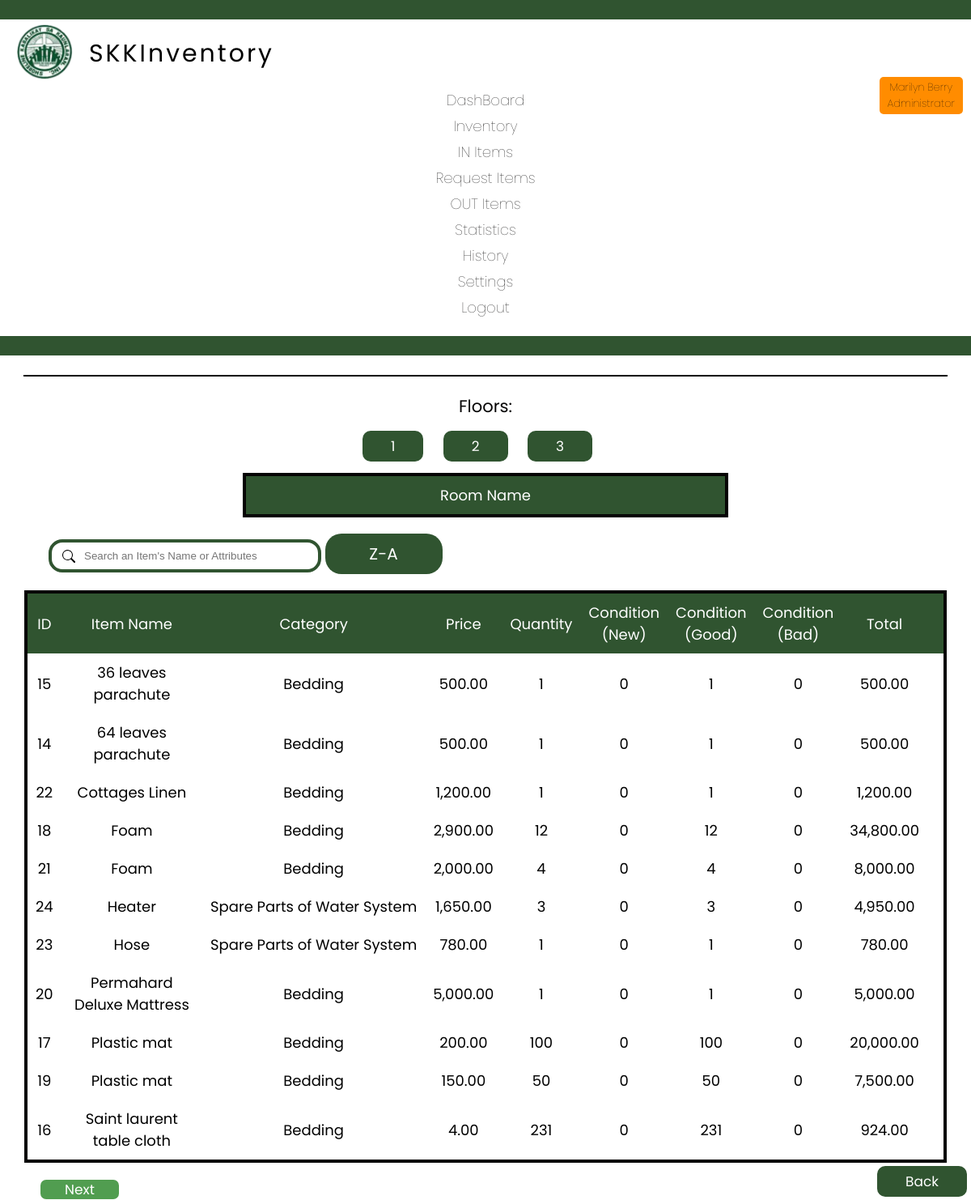
The app's page /room.php?building_id=0&floor=0&room=0&filter=true&order=ASC (signed in) with its own data.
### tables this page shows
CREATE TABLE `inventory` (
  `id` int(10) NOT NULL AUTO_INCREMENT,
  `product_name` varchar(100) NOT NULL,
  `category` varchar(30) NOT NULL,
  `price` int(20) NOT NULL,
  `unit` varchar(20) NOT NULL,
  `quantity` int(11) NOT NULL,
  `condition_new` int(10) NOT NULL,
  `condition_good` int(10) NOT NULL,
  `condition_bad` int(10) NOT NULL,
  `brand` varchar(50) NOT NULL,
  `color` varchar(20) NOT NULL,
  `size` varchar(20) NOT NULL,
  `shape` varchar(20) NOT NULL,
  `life` varchar(20) NOT NULL,
  `total` int(20) NOT NULL,
  `user` varchar(100) NOT NULL,
  `date` date NOT NULL,
  `building` int(20) NOT NULL,
  `floor` int(11) NOT NULL,
  `room` int(20) NOT NULL,
  `remarks` varchar(1000) NOT NULL,
  PRIMARY KEY (`id`)
);

### room.php (the view, shortened to what this page needs)
<?php
include 'connect.php';
$sql = "SELECT
            b.name AS building_name,
            GROUP_CONCAT(r.name ORDER BY r.name ASC SEPARATOR ', ') AS room_names
        FROM
            building b
        LEFT JOIN
            room r ON b.id = r.id_building
        WHERE
            b.id = ?
        GROUP BY
            b.id, b.name";
?>
<!DOCTYPE html>
<html lang="en">
<head>
    <link rel="stylesheet" type="text/css" href="css/inventory.css">
    <link rel="stylesheet" href="css/footer.css">
    <?php
    $username = $_SESSION['username'];
    if ($_SESSION['username']) {
        if ($username == 'superadmin1' || $username == 'superadmin2') {
            include 'header_superadmin.php';
        } else if ($username == 'admin') {
            include 'header_admin.php';
        } else {
            include 'header.php';
        }
    } else {
        header("Location: index.php");
    } ?>
</head>
<body>
    <hr class="dashhr">
    <h3 class="font edit">Floors:</h3>
    <div class="edit">
        <a class="back" style="text-decoration:none; margin-right:20px;" data-floor="1">1</a>
        <a class="back" style="text-decoration:none; margin-right:20px;" data-floor="2">2</a>
        <a class="back" style="text-decoration:none; margin-right:20px;" data-floor="3">3</a>
    </div>
    <table class="table2" border="1">
        <tr>
            <th>Room Name</th>
        </tr>
    </table>
    <table border="1">
        <tr>
            <th>ID</th>
            <th>Item Name</th>
            <th>Category</th>
            <th>Price</th>
            <th>Quantity</th>
            <th>Condition
                <br>(New)
            </th>
            <th>Condition
                <br>(Good)
            </th>
            <th>Condition
                <br>(Bad)
            </th>
            <th>Total</th>
            <th></th>
        </tr>
        <?php
        $building_id = isset($_GET['building_id']) ? $_GET['building_id'] : 0;
        $floor = isset($_GET['floor']) ? $_GET['floor'] : 0;
        $room = isset($_GET['room']) ? $_GET['room'] : 0;
        $search = isset($_GET['search']) ? $_GET['search'] : '';
        $recordsPerPage = 25;
        $page = isset($_GET['page1']) ? $_GET['page1'] : 1;
        $offset = ($page - 1) * $recordsPerPage;
        $searchTerms = explode(' ', $search);
        $searchConditions = array();
        foreach ($searchTerms as $term) {
            $term = mysqli_real_escape_string($conn, $term);
            $searchConditions[] = "(inventory.product_name LIKE '%$term%'
                           OR inventory.category LIKE '%$term%'
                           OR inventory.brand LIKE '%$term%'
                           OR inventory.color LIKE '%$term%'
                           OR inventory.size LIKE '%$term%'
                           OR inventory.shape LIKE '%$term%')";
        }
        $whereClause = implode(" AND ", $searchConditions) . " AND inventory.building = $building_id AND inventory.room = $room AND inventory.floor = $floor";
        $order = isset($_GET['order']) ? $_GET['order'] : 'ID';
        if ($order == 'ID') {
            $sql = "SELECT inventory.*, building.name AS building, room.name AS room,
       FORMAT(total, 2) AS 'Formatted Total',
       FORMAT(price, 2) AS 'Formatted Price',
       DATE_FORMAT(date, '%M %e, %Y') AS 'Formatted Date'
FROM inventory
LEFT JOIN building ON inventory.building = building.id
LEFT JOIN room ON inventory.room = room.id
WHERE $whereClause
ORDER BY inventory.id
LIMIT $recordsPerPage OFFSET $offset";
        } elseif ($order == 'ASC') {
            $sql = "SELECT inventory.*, building.name AS building, room.name AS room,
       FORMAT(total, 2) AS 'Formatted Total',
       FORMAT(price, 2) AS 'Formatted Price',
       DATE_FORMAT(date, '%M %e, %Y') AS 'Formatted Date'
FROM inventory
LEFT JOIN building ON inventory.building = building.id
LEFT JOIN room ON inventory.room = room.id
WHERE $whereClause
ORDER BY inventory.product_name ASC
LIMIT $recordsPerPage OFFSET $offset";
        }
        $countQuery = "SELECT COUNT(*) AS total FROM inventory";
        $countResult = $conn->query($countQuery);
        $totalRecords = $countResult->fetch_assoc()['total'];
        $totalPages = ceil($totalRecords / $recordsPerPage);
        $result = mysqli_query($conn, $sql);
        if ($result->num_rows > 0) {
            while ($row = $result->fetch_assoc()) {
                echo '<tr>';
                echo '<td style="padding: 10px;">' . $row['id'] . '</td>';
                echo '<td style="padding: 10px;">' . $row['product_name'] . '</td>';
                echo '<td style="padding: 10px; white-space: nowrap;">' . $row['category'] . '</td>';
                echo '<td style="padding: 10px;">' . $row['Formatted Price'] . '</td>';
                echo '<td style="padding: 10px;">' . $row['quantity'] . '</td>';
                echo '<td style="padding: 10px;">' . $row['condition_new'] . '</td>';
                echo '<td style="padding: 10px;">' . $row['condition_good'] . '</td>';
                echo '<td style="padding: 10px;">' . $row['condition_bad'] . '</td>';
                echo '<td style="padding: 10px;">' . $row['Formatted Total'] . '</td>';
                echo '</tr>';
            }
        } else {
            echo '<tr><td colspan="11">No results found.</td></tr>';
        }
        echo '<div class="search-form">';
        echo '<form method="GET" action="" id="searchForm">';
        echo '<input type="text" name="search" id="search" placeholder="Search an Item\'s Name or Attributes" value="' . $search . '">';
        echo '<a style="text-decoration:none" href="?building_id=' . $building_id . '&floor=' . $floor . '&room=' . $room . '&filter=true&order=' . ($order == 'ID' ? 'ASC' : ($order == 'ASC' ? 'DESC' : 'ID')) . '">
                <div class="statistics3" style="display:inline-block; margin-right:20px;">
                  <span class="font10">' . (($order === 'ID') ? 'A-Z' : ($order == 'ASC' ? 'Z-A' : 'ID')) . '</span>
                </div>
            </a>';
        echo '</form>';
        echo '</div>';
        ?>
    </table>
    <?php
    $nextPage = $page + 1;
    $hasMoreRecords = $nextPage <= $totalPages;
    if ($hasMoreRecords) {
        echo '<a style="text-decoration:none; margin-left:50px" class="button2" href="?building_id=' . $building_id . '&floor=' . $floor . '&room=' . $room . '&page1=' . $nextPage . '&page=' . $page . '">Next</a>';
    }
    ?>
    <div class="backpos">
        <footer>
            <a style="text-decoration:none" href="inventory.php" class="back">Back</a>
        </footer>
</body>
</html>

### css/inventory.css (style rules this page uses)
table { margin-top: 20px; margin-left: auto; margin-right: auto; margin-bottom: 20px; text-align: center; width: 95%; font-family: "Poppins"; border-collapse: collapse; border: #050404 4px solid; }
.table2 { margin-top: 20px; margin-left: auto; margin-right: auto; margin-bottom: 20px; text-align: center; width: 50%; font-family: "Poppins"; border-collapse: collapse; border: #050404 4px solid; }
td, th { border: none; }
th { background-color: #305430; padding: 10px; color: white; font-weight: normal; }
.font { font-family: "Poppins"; font-weight: normal; color: #050404; }
.dashhr { border: 1px solid; width: 95%; margin: auto; }
.search-form { margin-top: 20px; margin-left: 60px; border: none; padding: 0; }
#search { border: 4px solid #305430; border-radius: 17px; width: 25%; padding: 9px 4px 9px 40px; }
.button2 { padding-top: 0.001px; padding-bottom: 0.001px; padding-left: 30px; padding-right: 30px; background-color: #519d50; color: #ffffff; border: none; border-radius: 7px; cursor: pointer; font-family: "Poppins"; font-size: 17px; text-align: center; }
.edit { text-align: center; }
.statistics3 { padding-top: 10px; padding-bottom: 10px; padding-left: 10px; padding-right: 10px; background-color: #305430; color: #ffffff; border: none; border-radius: 20px; width: 125px; height: 30px; font-family: "Poppins"; text-align: center; }
.font10 { font-size: 20px; font-family: "Poppins"; font-weight: normal; color: #ffffff; }

### css/footer.css (style rules this page uses)
.back { padding-top: 7px; padding-bottom: 7px; padding-left: 35px; padding-right: 35px; background-color: #305430; color: #ffffff; border: none; border-radius: 10px; cursor: pointer; font-family: "Poppins"; font-size: 17px; text-align: center; }
.backpos { position: fixed; bottom: 0; right: 0; margin-bottom: 10px; margin-right: 5px; }

### css/header.css (style rules this page uses)
body { margin: 0; padding: 0; }

### css/responsive.css (style rules this page uses)
@media only screen and (min-width: 1025px) { body { font-size: 18px; width: auto; height: 97.8vh; } }

### records on screen
inventory: id "15", product_name "36 leaves parachute", category "Bedding", Formatted "500.00", quantity "1", condition_new "0", condition_good "1", condition_bad "0"
inventory: id "14", product_name "64 leaves parachute", category "Bedding", Formatted "500.00", quantity "1", condition_new "0", condition_good "1", condition_bad "0"
inventory: id "22", product_name "Cottages Linen", category "Bedding", Formatted "1,200.00", quantity "1", condition_new "0", condition_good "1", condition_bad "0"
inventory: id "18", product_name "Foam", category "Bedding", Formatted "2,900.00", quantity "12", condition_new "0", condition_good "12", condition_bad "0", Formatted "34,800.00"
inventory: id "21", product_name "Foam", category "Bedding", Formatted "2,000.00", quantity "4", condition_new "0", condition_good "4", condition_bad "0", Formatted "8,000.00"
inventory: id "24", product_name "Heater", category "Spare Parts of Water System", Formatted "1,650.00", quantity "3", condition_new "0", condition_good "3", condition_bad "0", Formatted "4,950.00"
inventory: id "23", product_name "Hose", category "Spare Parts of Water System", Formatted "780.00", quantity "1", condition_new "0", condition_good "1", condition_bad "0"
inventory: id "20", product_name "Permahard Deluxe Mattress", category "Bedding", Formatted "5,000.00", quantity "1", condition_new "0", condition_good "1", condition_bad "0"
inventory: id "17", product_name "Plastic mat", category "Bedding", Formatted "200.00", quantity "100", condition_new "0", condition_good "100", condition_bad "0", Formatted "20,000.00"
inventory: id "19", product_name "Plastic mat", category "Bedding", Formatted "150.00", quantity "50", condition_new "0", condition_good "50", condition_bad "0", Formatted "7,500.00"
inventory: id "16", product_name "Saint laurent table cloth", category "Bedding", Formatted "4.00", quantity "231", condition_new "0", condition_good "231", condition_bad "0", Formatted "924.00"

### other values on screen
$handler "Marilyn Berry"
$position "Administrator"
